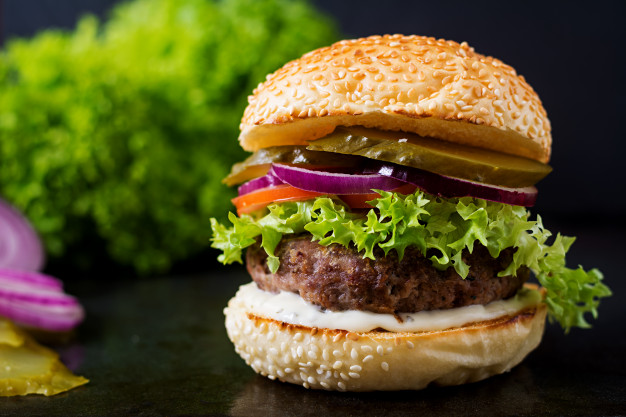
#> input picture Working with Images and Text/04. Working-with-Images-and-Text-Lab/hamburger.jpg, 626 x 417 px
$ jupyter execute Untitled.ipynb   (shell and % lines are left out)
#> lines starting #> are read from the running program, lines starting #| are printed output that depends on the picture; after the words box and inside, x2 and y2 are one past the last pixel; in counts of white or black regions, pixels touching at a corner belong together
[cell 1]
import matplotlib.pyplot as plt
import numpy as np
import pandas as pd
import skimage.io
from skimage.morphology import binary_opening
from skimage.morphology import square
import re
from collections import Counter
import nltk
nltk.download("stopwords")
#> (this line was passed over: nltk is not available in this run)
from nltk.corpus import stopwords

[cell 2]
page1 = skimage.io.imread("hamburger.jpg")
#> page1 is the input picture: shape (417, 626, 3); mean R, G, B 90.1, 84.1, 36.8

[cell 3]
page1

[cell 4]
red_images = page1[:,:,0]
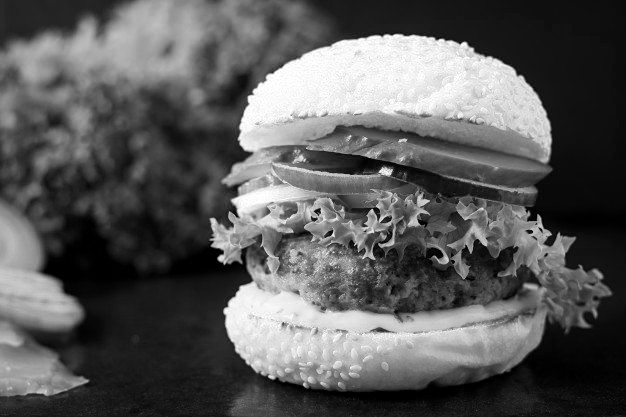
#> red_images: shape (417, 626); min 0, max 255, mean 90.1
green_images = page1[:,:,1]
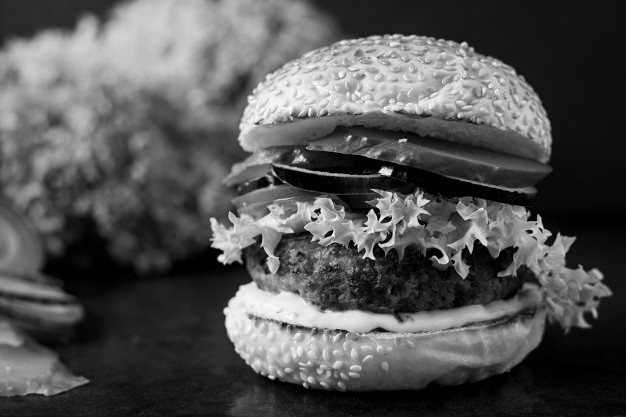
#> green_images: shape (417, 626); min 0, max 255, mean 84.1
blue_images = page1[:,:,2]
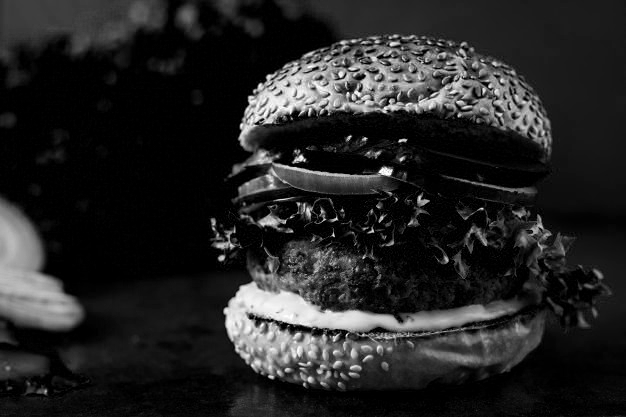
#> blue_images: shape (417, 626); min 0, max 255, mean 36.8

[cell 5]
plt.imshow(red_images)

[cell 6]
plt.imshow(green_images)

[cell 7]
plt.imshow(blue_images,cmap = "gray")

[cell 8]
plt.imshow(binary_opening(blue_images),cmap = "gray")
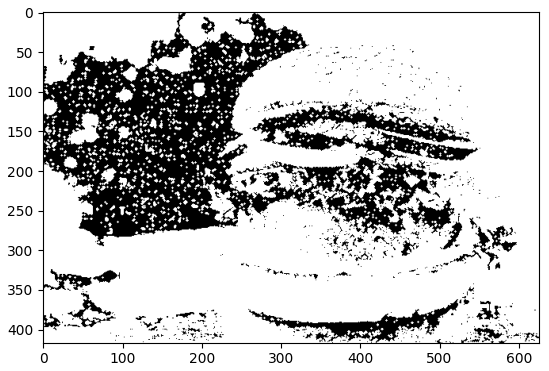
#> figure drawn by matplotlib, 1 panel

[cell 9]
blue_images.shape
#> Out = (417, 626)

[cell 10]
a=binary_opening(blue_images) ==1
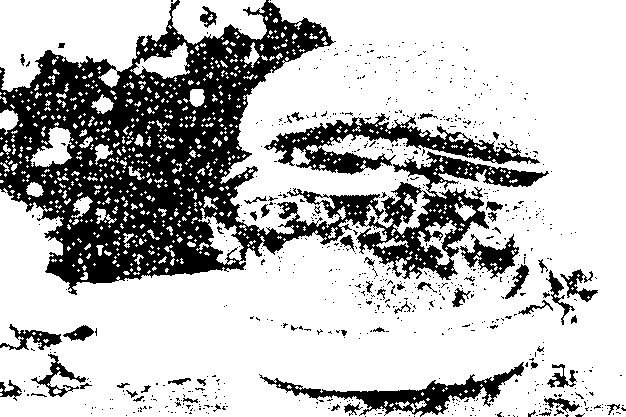
#> a: shape (417, 626) bool; 73.3% white; 743 black regions (682 under 20 px), largest, box (x1, y1, x2, y2) and area: (0, 0, 549, 295) 52711, (264, 113, 540, 175) 5203, (259, 362, 524, 417) 3326
len(a)
#> Out = 417

[cell 11]
print(page1.nbytes)
#| 783126

[cell 12]
blue_chanel_binary = binary_opening(image=blue_images, selem = square(3))
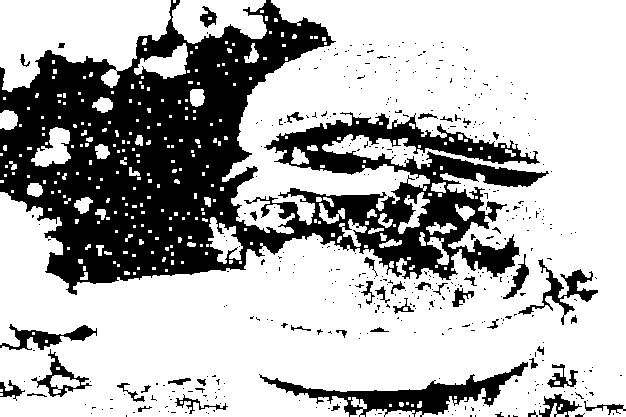
#> blue_chanel_binary: shape (417, 626) bool; 70.1% white; 442 black regions (394 under 20 px), largest, box (x1, y1, x2, y2) and area: (0, 0, 549, 295) 66706, (259, 362, 528, 417) 3935, (518, 259, 598, 325) 1114

[cell 13]
blue_chanel_binary

[cell 14]
unique, counts = np.unique(blue_chanel_binary, return_counts=True)
#> unique = [False, True]; counts = [78052, 182990]

[cell 15]
counts
#> Out = [78052, 182990]

[cell 16]
text = ""
with open("1342-0.txt", "r", encoding = "utf-8") as f:
#> (reads Working with Images and Text/04. Working-with-Images-and-Text-Lab/1342-0.txt from the repository)
